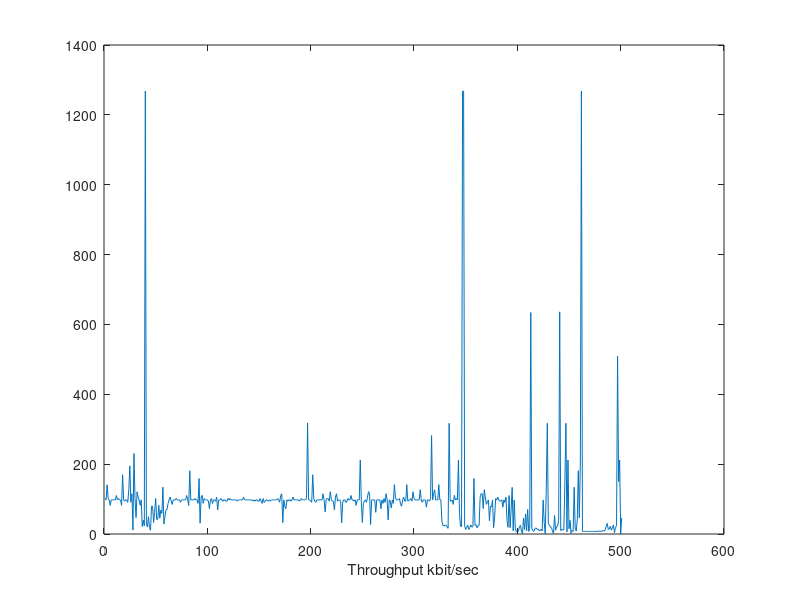
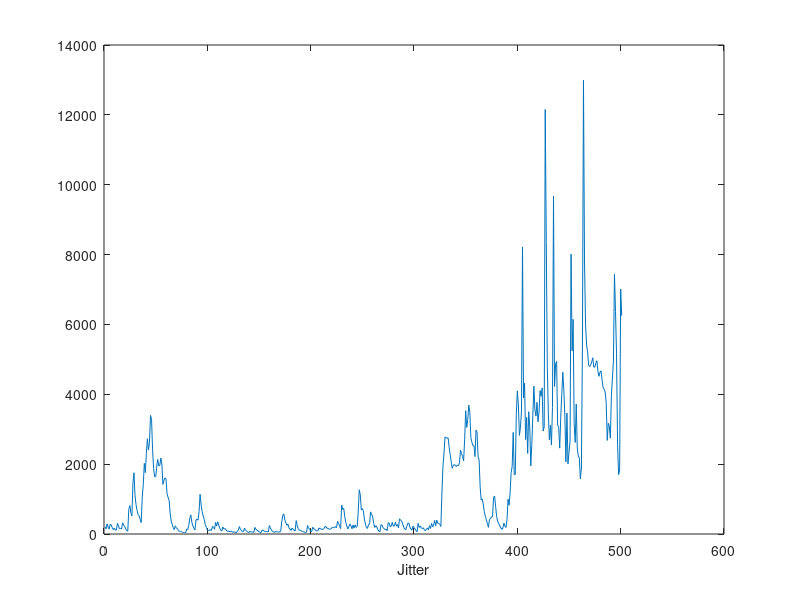
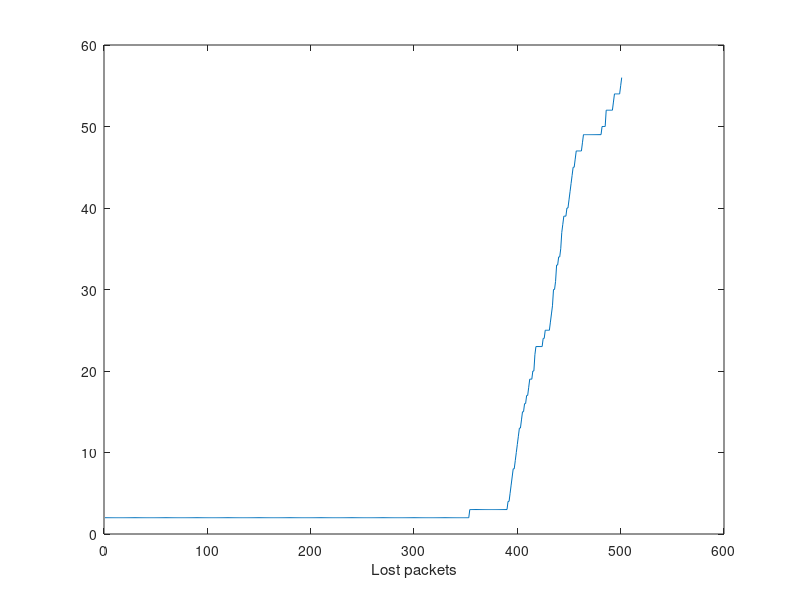

Recreate these plots in MATLAB, in order. (Note: this script raises an error after producing the figures.)
while (true)
    load rtpstats.txt;

    num_datasets = 500;

    stop = length(rtpstats);
    if(stop < num_datasets)
        start = 1;
    else
        start = length(rtpstats)-num_datasets;
    endif
        

    figure(1);
    plot(rtpstats(start:stop,4));
    xlabel("Throughput kbit/sec");

    figure(2);
    plot(rtpstats(start:stop,2));
    xlabel("Jitter");

    figure(3);
    plot(rtpstats(start:stop,3));
    xlabel("Lost packets");

    sleep(1);
endwhile
